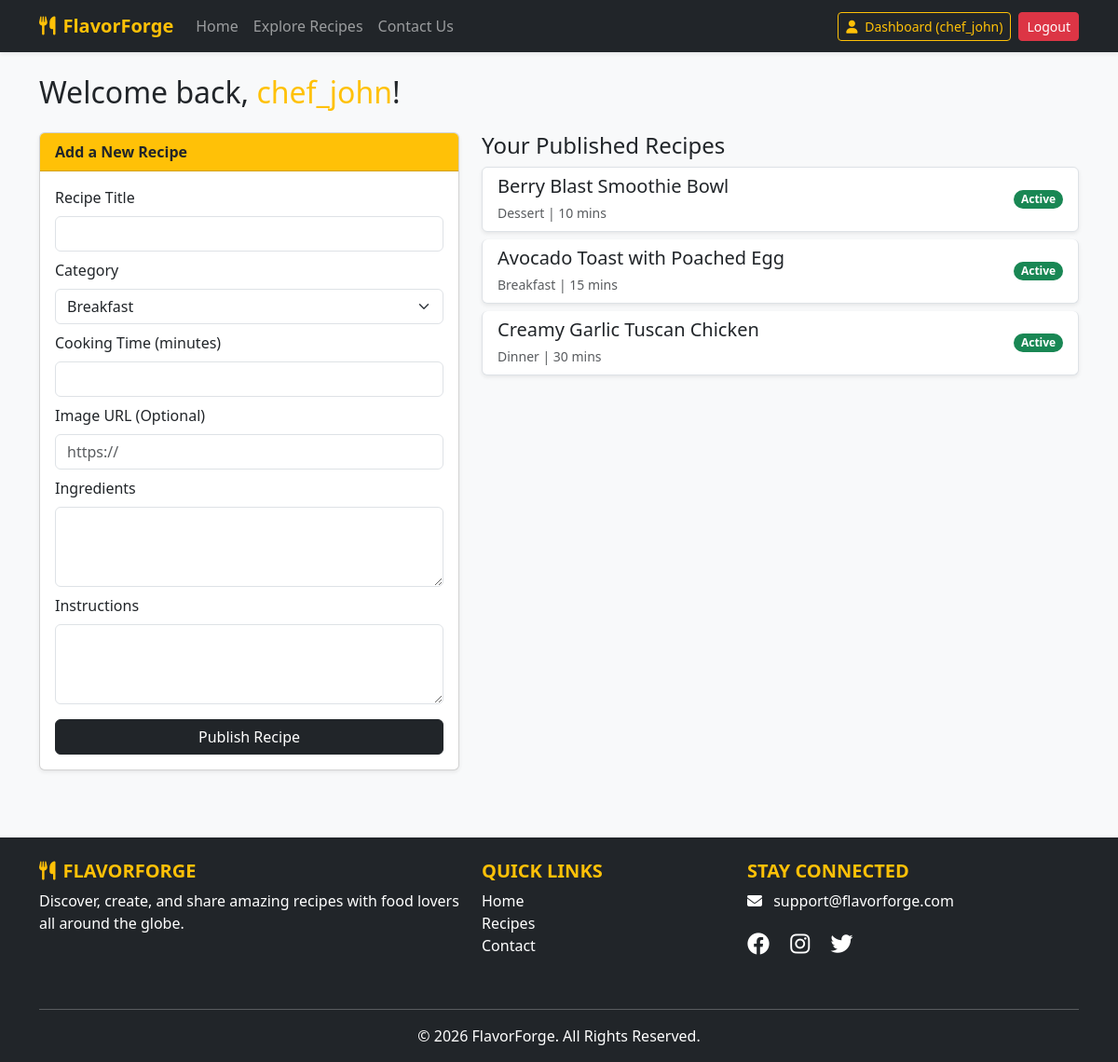
/dashboard.php (signed in), run on the app's committed database.
### tables this page shows
CREATE TABLE IF NOT EXISTS recipes (
    id INT AUTO_INCREMENT PRIMARY KEY,
    user_id INT NOT NULL,
    title VARCHAR(150) NOT NULL,
    category VARCHAR(50) NOT NULL,
    cooking_time INT NOT NULL,
    ingredients TEXT NOT NULL,
    instructions TEXT NOT NULL,
    image_url VARCHAR(255) DEFAULT 'https://images.unsplash.com/photo-1495521821757-a1efb6729352?auto=format&fit=crop&w=600&q=80',
    created_at TIMESTAMP DEFAULT CURRENT_TIMESTAMP,
    FOREIGN KEY (user_id) REFERENCES users(id) ON DELETE CASCADE
);

### includes/functions.php (called while the page is built, shortened)
<?php
function isLoggedIn() {
    return isset($_SESSION['user_id']);
}
?>

### dashboard.php (the view, shortened to what this page needs)
<?php
require_once __DIR__ . '/includes/db.php';
require_once __DIR__ . '/includes/functions.php';
$user_id = $_SESSION['user_id'];
require_once __DIR__ . '/includes/header.php';
?>
<div class="container mt-4">
    <h2>Welcome back, <span class="text-warning"><?php echo htmlspecialchars($_SESSION['username']); ?></span>!</h2>
    <div class="row mt-4">
        <div class="col-md-5 mb-4">
            <div class="card shadow-sm">
                <div class="card-header bg-warning fw-bold">Add a New Recipe</div>
                <div class="card-body">
                    <form action="dashboard.php" method="POST">
                        <div class="mb-2">
                            <label class="form-label">Recipe Title</label>
                            <input type="text" name="title" class="form-control" required>
                        </div>
                        <div class="mb-2">
                            <label class="form-label">Category</label>
                            <select name="category" class="form-select" required>
                                <option value="Breakfast">Breakfast</option>
                            </select>
                        </div>
                        <div class="mb-2">
                            <label class="form-label">Cooking Time (minutes)</label>
                            <input type="number" name="cooking_time" class="form-control" required>
                        </div>
                        <div class="mb-2">
                            <label class="form-label">Image URL (Optional)</label>
                            <input type="url" name="image_url" class="form-control" placeholder="https://">
                        </div>
                        <div class="mb-2">
                            <label class="form-label">Ingredients</label>
                            <textarea name="ingredients" class="form-control" rows="3" required></textarea>
                        </div>
                        <div class="mb-3">
                            <label class="form-label">Instructions</label>
                            <textarea name="instructions" class="form-control" rows="3" required></textarea>
                        </div>
                        <button type="submit" name="add_recipe" class="btn btn-dark w-100">Publish Recipe</button>
                    </form>
                </div>
            </div>
        </div>
        <div class="col-md-7">
            <h4>Your Published Recipes</h4>
            <div class="list-group">
                <?php
                $stmt = $conn->prepare("SELECT * FROM recipes WHERE user_id = ? ORDER BY id DESC");
                $stmt->bind_param("i", $user_id);
                $stmt->execute();
                $res = $stmt->get_result();
                if ($res->num_rows > 0):
                    while($my_recipe = $res->fetch_assoc()):
                ?>
                    <div class="list-group-item d-flex justify-content-between align-items-center mb-2 shadow-sm rounded">
                        <div>
                            <h5 class="mb-1"><?php echo htmlspecialchars($my_recipe['title']); ?></h5>
                            <small class="text-muted"><?php echo htmlspecialchars($my_recipe['category']); ?> | <?php echo (int)$my_recipe['cooking_time']; ?> mins</small>
                        </div>
                        <span class="badge bg-success rounded-pill">Active</span>
                    </div>
                <?php
                    endwhile;
                else:
                ?>
                    <p class="text-muted">You haven't added any recipes yet.</p>
                <?php endif; ?>
            </div>
        </div>
    </div>
</div>
<?php require_once __DIR__ . '/includes/footer.php'; ?>

### includes/header.php (shortened to what this page needs)
<?php
require_once __DIR__ . '/functions.php';
?>
<!DOCTYPE html>
<html lang="en">
<head>
    <link href="https://cdn.jsdelivr.net/npm/bootstrap@5.3.2/dist/css/bootstrap.min.css" rel="stylesheet">
    <link href="https://cdnjs.cloudflare.com/ajax/libs/font-awesome/6.4.0/css/all.min.css" rel="stylesheet">
    <link rel="stylesheet" href="/flavorforge/css/style.css">
</head>
<body>
<nav class="navbar navbar-expand-lg navbar-dark bg-dark sticky-top shadow-sm">
  <div class="container">
    <a class="navbar-brand fw-bold text-warning" href="/flavorforge/index.php">
        <i class="fa-solid fa-utensils me-2"></i>FlavorForge
    </a>
    <div class="collapse navbar-collapse" id="navbarNav">
      <ul class="navbar-nav me-auto">
        <li class="nav-item"><a class="nav-link" href="/flavorforge/index.php">Home</a></li>
        <li class="nav-item"><a class="nav-link" href="/flavorforge/recipes.php">Explore Recipes</a></li>
        <li class="nav-item"><a class="nav-link" href="/flavorforge/contact.php">Contact Us</a></li>
      </ul>
      <div class="d-flex align-items-center">
        <?php if(isLoggedIn()): ?>
            <a href="/flavorforge/dashboard.php" class="btn btn-outline-warning btn-sm me-2">
                <i class="fa-solid fa-user me-1"></i> Dashboard (<?php echo htmlspecialchars($_SESSION['username']); ?>)
            </a>
            <a href="/flavorforge/auth/logout.php" class="btn btn-danger btn-sm">Logout</a>
        <?php else: ?>
            <a href="/flavorforge/auth/login.php" class="btn btn-outline-light btn-sm me-2">Login</a>
            <a href="/flavorforge/auth/register.php" class="btn btn-warning btn-sm">Sign Up</a>
        <?php endif; ?>
      </div>
    </div>
  </div>
</nav>

### includes/footer.php (shortened to what this page needs)
<footer class="bg-dark text-white pt-4 pb-3 mt-5">
    <div class="container text-center text-md-start">
        <div class="row">
            <div class="col-md-5 mx-auto mb-4">
                <h5 class="text-uppercase fw-bold text-warning"><i class="fa-solid fa-utensils me-2"></i>FlavorForge</h5>
                <p>Discover, create, and share amazing recipes with food lovers all around the globe.</p>
            </div>
            <div class="col-md-3 mx-auto mb-4">
                <h5 class="text-uppercase fw-bold text-warning">Quick Links</h5>
                <ul class="list-unstyled">
                    <li><a href="/flavorforge/index.php" class="text-white text-decoration-none">Home</a></li>
                    <li><a href="/flavorforge/recipes.php" class="text-white text-decoration-none">Recipes</a></li>
                    <li><a href="/flavorforge/contact.php" class="text-white text-decoration-none">Contact</a></li>
                </ul>
            </div>
            <div class="col-md-4 mx-auto mb-4">
                <h5 class="text-uppercase fw-bold text-warning">Stay Connected</h5>
                <p><i class="fa-solid fa-envelope me-2"></i> support@flavorforge.com</p>
                <div class="fs-4">
                    <a href="#" class="text-white me-3"><i class="fa-brands fa-facebook"></i></a>
                    <a href="#" class="text-white me-3"><i class="fa-brands fa-instagram"></i></a>
                    <a href="#" class="text-white"><i class="fa-brands fa-twitter"></i></a>
                </div>
            </div>
        </div>
        <hr class="mb-3">
        <div class="text-center">
            <p class="mb-0">&copy; <?php echo date("Y"); ?> FlavorForge. All Rights Reserved.</p>
        </div>
    </div>
</footer>
</body>
</html>

### css/style.css (style rules this page uses)
body { background-color: #f8f9fa; font-family: 'Segoe UI', Tahoma, Geneva, Verdana, sans-serif; }

### data on the page
recipes: title "Berry Blast Smoothie Bowl", category "Dessert", cooking_time "10"
recipes: title "Avocado Toast with Poached Egg", category "Breakfast", cooking_time "15"
recipes: title "Creamy Garlic Tuscan Chicken", category "Dinner", cooking_time "30"

### other printed values
$_SESSION['username'] "chef_john"
